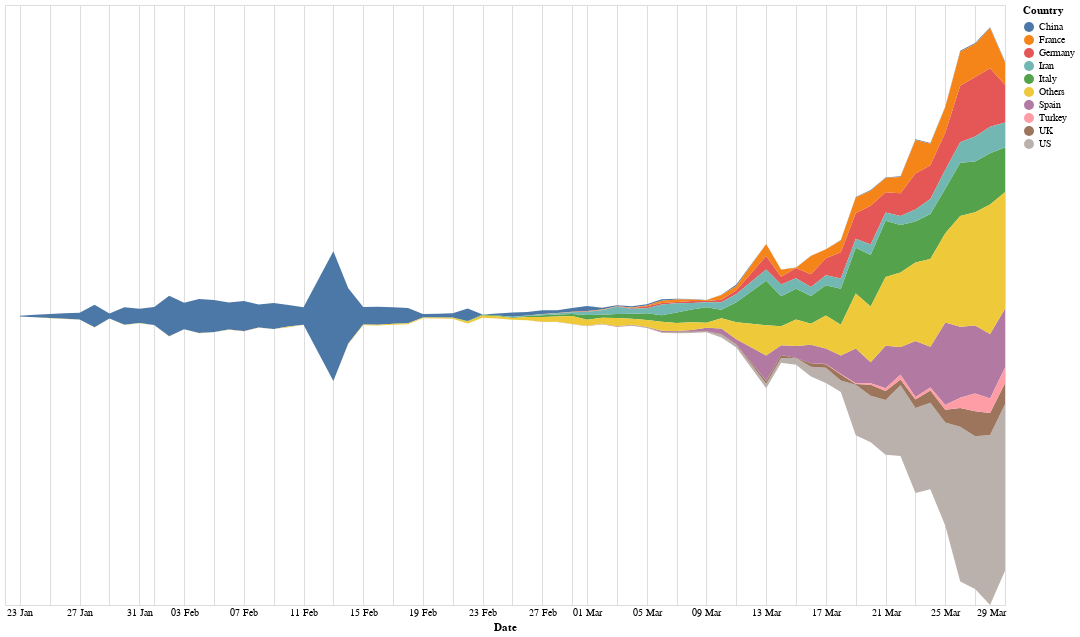

This figure's notebook cell:
### Code cell
# Plot top contributors to global trend

import altair as alt

alt.renderers.enable('default')

sans = country_level[['Country', 'Date', variable]]
# Drop 03-12-2020 as there seems to be a reporting problem on the previous day
sans = sans.drop(sans[sans['Date'] == '03-12-2020'].index)
# Drop 02-12-2020 as there seems to be a reporting problem on the previous day
sans = sans.drop(sans[sans['Date'] == '02-12-2020'].index)

# Align the various series by date
data = pd.DataFrame(columns=['Date', variable])
legend = top_countries[:-2]
for country in legend:
    data = data.merge(sans[sans['Country'] == country][['Date', variable]], how='outer', on='Date', suffixes=('', '_' + country), sort=True)

# Add all others and introduce it into the dataframe
other_countries = set(sans['Country'].unique()) - set(legend)
others = sans[sans['Country'].isin(other_countries)].groupby('Date', as_index=False).sum()
data = data.merge(others, how='outer', on='Date', suffixes=('', '_Others'))
legend += ['Others']

# Rename the columns to be country names
data.rename({variable + '_' + x : x for x in legend}, inplace=True, axis=1)
data = data.melt(id_vars='Date', value_vars=legend, var_name='Country', value_name='Value')

chart = alt.Chart(data).mark_area().encode(
    alt.X('Date:T', axis=alt.Axis(domain=False, format='%d %b', tickSize=0)),
    alt.Y('Value:Q', stack='center', axis=None),
    alt.Color('Country:N')
).properties(width=1000, height=600)

chart.display()

### Figure 1 — Vega-Lite specification as saved in the notebook (floating-point values rounded to 4 significant figures; data arrays with more than 128 entries replaced by an {"elided": "..."} marker saying what was removed)
{"config": {"view": {"continuousWidth": 400, "continuousHeight": 300}}, "data": {"name": "data-6159316d1c661ec55322d803261d3e90"}, "mark": "area", "encoding": {"color": {"type": "nominal", "field": "Country"}, "x": {"type": "temporal", "axis": {"domain": false, "format": "%d %b", "tickSize": 0}, "field": "Date"}, "y": {"type": "quantitative", "axis": null, "field": "Value", "stack": "center"}}, "height": 600, "width": 1000, "$schema": "https://vega.github.io/schema/vega-lite/v4.0.2.json", "datasets": {"data-6159316d1c661ec55322d803261d3e90": {"elided": "660 records"}}}
